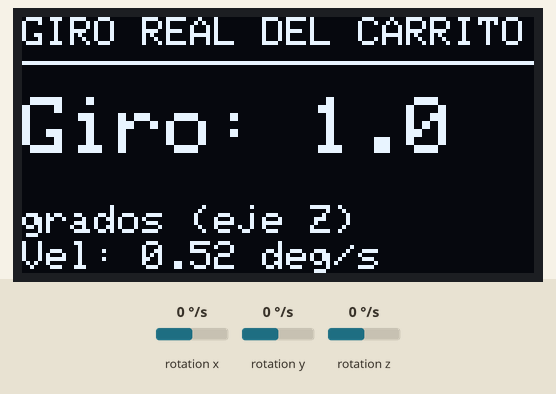
Recording of a sketch running on a simulated Arduino Uno, built with avr-gcc and run on an emulated ATmega328P. Shown: 128×64 one-colour display. Wiring (inferred from the names in the program): MPU-6050 motion sensor at I2C address 0x68. The test bench sets the inputs (shaded band); at power-on: rotation z 0 °/s, rotation x 0 °/s, rotation y 0 °/s. What the sketch prints to the serial monitor is not drawn.

Above: at 2.1 s.
2.2 s: rotation z set to -192 °/s
At 2.38 s:
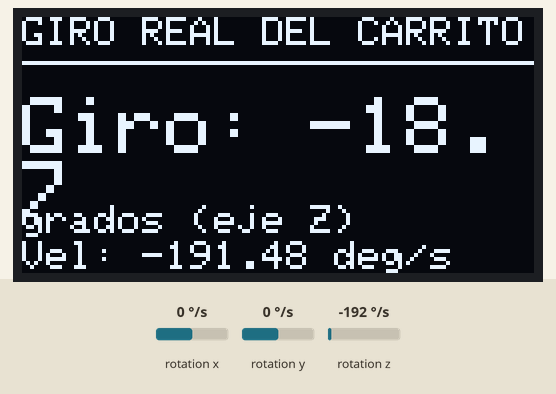
3.8 s: rotation z set to 0 °/s
At 4.1 s:
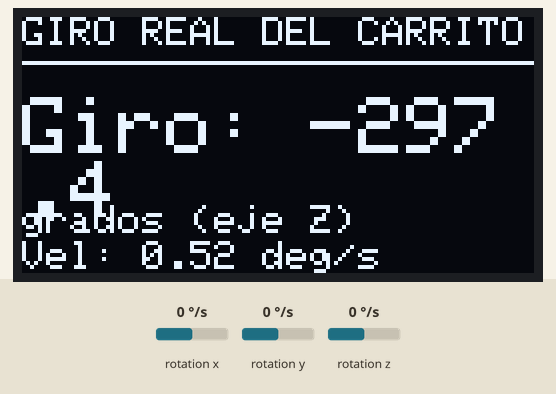
5.3 s: rotation z set to 11 °/s
At 5.39 s:
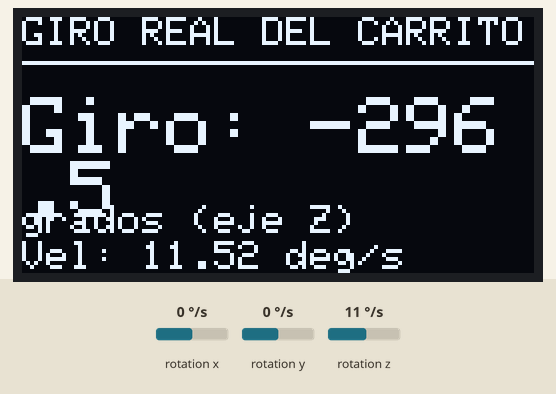
6.8 s: rotation x set to -192 °/s
At 8.09 s:
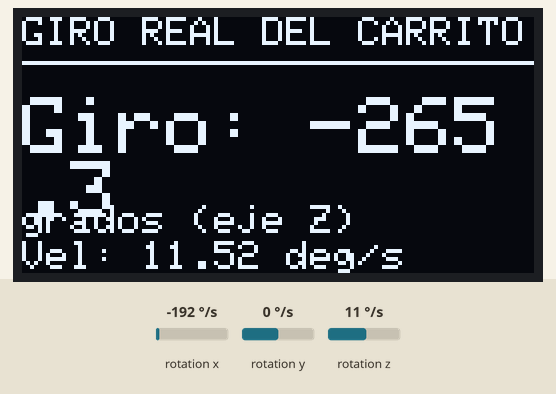
9.5 s: rotation y set to -192 °/s
At 9.76 s:
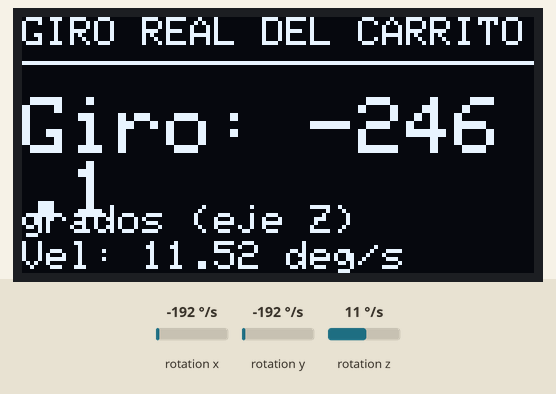

The sketch:

girooled.ino
```cpp
#include <Wire.h>
#include <Adafruit_GFX.h>
#include <Adafruit_SSD1306.h>

//configuración para la pantalla oled
#define SCREEN_WIDTH 128
#define SCREEN_HEIGHT 64
#define OLED_RESET -1
#define OLED_ADDRESS 0x3C

Adafruit_SSD1306 display(
  SCREEN_WIDTH,
  SCREEN_HEIGHT,
  &Wire,
  OLED_RESET
);

//configuración para el giroscopio MPU-6050

const byte MPU = 0x68;//dirección del giroscopio

//calibración al giroscopio al frente del carrito
const float OFFSET_GX = -325.397;
const float OFFSET_GY = -102.176;
const float OFFSET_GZ = -68.553;


const float SENSIBILIDAD_GIRO = 131.0;

//lo agarré del otro código
const float ZONA_MUERTA_DPS = 0.20;

//ángulo acumulado
float anguloX = 0.0;
float anguloY = 0.0;
float anguloZ = 0.0;

//variables para pode rmedir el tiempo
unsigned long tiempoAnterior = 0;
unsigned long tiempoAnteriorOLED = 0;

// funciones del giroscopio

void escribirRegistro(byte registro, byte valor) {
  Wire.beginTransmission(MPU);
  Wire.write(registro);
  Wire.write(valor);
  Wire.endTransmission(true);
}

void configurarMPU6050() {
  // Despierta el sensor.
  escribirRegistro(0x6B, 0x00);

  // Configura giroscopio en ±250 °/s.
  escribirRegistro(0x1B, 0x00);

  delay(100);
}

bool leerGiroscopioRaw(int16_t &gx, int16_t &gy, int16_t &gz) {
  Wire.beginTransmission(MPU);
  Wire.write(0x43);

  byte error = Wire.endTransmission(false);

  if (error != 0) {
    return false;
  }

  byte recibidos = Wire.requestFrom(MPU, (byte)6, (byte)true);

  if (recibidos != 6) {
    return false;
  }

  gx = (Wire.read() << 8) | Wire.read();
  gy = (Wire.read() << 8) | Wire.read();
  gz = (Wire.read() << 8) | Wire.read();

  return true;
}

float aplicarZonaMuerta(float velocidadDps) {
  if (velocidadDps > -ZONA_MUERTA_DPS &&
      velocidadDps < ZONA_MUERTA_DPS) {
    return 0.0;
  }

  return velocidadDps;
}

//funciones de la oled

void mostrarOLED(float gradosZ, float velocidadZ) {
  display.clearDisplay();

  display.setTextColor(SSD1306_WHITE);

  display.setTextSize(1);
  display.setCursor(0, 0);
  display.println(F("GIRO REAL DEL CARRITO"));

  display.drawLine(0, 11, 127, 11, SSD1306_WHITE);

  //el sensor lo llama z
  // yo lo rebrandee como giro xd
  display.setTextSize(2);
  display.setCursor(0, 20);
  display.print(F("Giro: "));
  display.print(gradosZ, 1);

  display.setTextSize(1);
  display.setCursor(0, 47);
  display.print(F("grados (eje Z)"));

  display.setCursor(0, 56);
  display.print(F("Vel: "));
  display.print(velocidadZ, 2);
  display.print(F(" deg/s"));

  display.display();
}

void mostrarErrorOLED(const __FlashStringHelper *mensaje) {
  display.clearDisplay();
  display.setTextColor(SSD1306_WHITE);

  display.setTextSize(1);
  display.setCursor(0, 20);
  display.println(F("ERROR:"));
  display.setCursor(0, 35);
  display.println(mensaje);

  display.display();
}

void setup() {
  Serial.begin(115200);

  //inicia el bus i2c
  Wire.begin();

  // inicia  pantalla oled
  if (!display.begin(SSD1306_SWITCHCAPVCC, OLED_ADDRESS)) {
    Serial.println(F("No se encontro el OLED"));

    while (true) {
      delay(100);
    }
  }

  display.clearDisplay();
  display.setTextColor(SSD1306_WHITE);
  display.setTextSize(1);
  display.setCursor(0, 20);
  display.println(F("Iniciando..."));
  display.display();

  configurarMPU6050();

  Serial.println(F("MPU-6050 iniciado"));
  Serial.println(F("OLED iniciado"));
  Serial.println(F("Eje Z = giro real del carrito"));

  tiempoAnterior = micros();

  delay(800);
}


void loop() {
  int16_t gxRaw;
  int16_t gyRaw;
  int16_t gzRaw;

  if (!leerGiroscopioRaw(gxRaw, gyRaw, gzRaw)) {
    Serial.println(F("Error leyendo MPU-6050"));
    mostrarErrorOLED(F("MPU-6050"));

    delay(500);
    return;
  }

  //aplicar los offsets y convertir de raw a °/s.
  float gxDps = (gxRaw - OFFSET_GX) / SENSIBILIDAD_GIRO;
  float gyDps = (gyRaw - OFFSET_GY) / SENSIBILIDAD_GIRO;
  float gzDps = (gzRaw - OFFSET_GZ) / SENSIBILIDAD_GIRO;

  //incluir mi zona muerta
  gxDps = aplicarZonaMuerta(gxDps);
  gyDps = aplicarZonaMuerta(gyDps);
  gzDps = aplicarZonaMuerta(gzDps);

  //tiempo entre cada lectura
  unsigned long tiempoActual = micros();
  float dt = (tiempoActual - tiempoAnterior) / 1000000.0;
  tiempoAnterior = tiempoActual;

  //velocidades para acumular ángulos
  anguloX += gxDps * dt;
  anguloY += gyDps * dt;
  anguloZ += gzDps * dt;

  //mostrar en monitor serie también
  Serial.print(F("X: "));
  Serial.print(anguloX, 2);
  Serial.print(F("°\tY: "));
  Serial.print(anguloY, 2);
  Serial.print(F("°\tZ: "));
  Serial.print(anguloZ, 2);

  Serial.print(F("\t| Velocidad Z: "));
  Serial.print(gzDps, 2);
  Serial.println(F(" °/s"));

  //actualiza el OLED 10 veces cada segundo
  if (millis() - tiempoAnteriorOLED >= 100) {
    tiempoAnteriorOLED = millis();

    //el giro de mi carrito
    mostrarOLED(anguloZ, gzDps);
  }

  delay(20);
}
```

leer_dos_colores.cpp
```cpp
#include <Wire.h>
#include <Adafruit_GFX.h>
#include <Adafruit_SSD1306.h>
#include "Adafruit_TCS34725.h"

// - Configuración para la pantalla OLED y multiplexor -
#define SCREEN_WIDTH 128
#define SCREEN_HEIGHT 64
#define OLED_RESET -1
#define OLED_ADDRESS 0x3C
#define TCA_ADDR 0x70

Adafruit_SSD1306 display(
  SCREEN_WIDTH,
  SCREEN_HEIGHT,
  &Wire,
  OLED_RESET
);

// - Dos sensores de color TCS34725 en el multiplexor -
Adafruit_TCS34725 tcs1 = Adafruit_TCS34725(TCS34725_INTEGRATIONTIME_50MS, TCS34725_GAIN_4X);
Adafruit_TCS34725 tcs2 = Adafruit_TCS34725(TCS34725_INTEGRATIONTIME_50MS, TCS34725_GAIN_4X);

// Definición del tipo de dato movida arriba para evitar el error del preprocesador
enum DominantChannel { RED_DOMINANT, GREEN_DOMINANT, BLUE_DOMINANT };

// Calibra este valor con tu sensor
const uint16_t BLACK_CLEAR_MAX = 300;   // clear por debajo de esto = negro

// Umbral para separar rojo de naranja (calibrado con tus lecturas)
// Rojo da ~0.06-0.08, naranja da ~0.24-0.28
const float ORANGE_MIN_RATIO = 0.16;    // (G - B) / R

// --- NUEVO: Umbrales para separar verde de amarillo cuando domina el verde ---
// Tus lecturas de verde: R/G = 0.57 - 0.79, B/G = 0.51 - 0.60
// El amarillo real tiene mucho rojo Y poco azul.
const float YELLOW_RG_STRONG = 0.85;    // R/G mayor a esto = amarillo seguro
const float YELLOW_RG_WEAK   = 0.75;    // R/G entre WEAK y STRONG = amarillo solo si hay poco azul
const float YELLOW_BG_MAX    = 0.50;    // B/G menor a esto = poco azul (típico del amarillo)

// Función para seleccionar el canal del multiplexor PCA9548A
void tcaselect(uint8_t i) {
  if (i > 7) return;
  Wire.beginTransmission(TCA_ADDR);
  Wire.write(1 << i);
  Wire.endTransmission();
}

DominantChannel get_dominant_channel(float red_value, float green_value, float blue_value) {
  if (red_value >= green_value && red_value >= blue_value) return RED_DOMINANT;
  if (green_value >= red_value && green_value >= blue_value) return GREEN_DOMINANT;
  return BLUE_DOMINANT;
}

const char* classify_red(float red_value, float green_value, float blue_value) {
  if (blue_value > 0.4 * red_value && blue_value > 0.6 * green_value) return "Pink";
  if (green_value > 0.7 * red_value) return "Yellow";

  // Qué tanto sobresale el verde sobre el azul, relativo al rojo
  float orange_ratio = (green_value - blue_value) / red_value;
  if (orange_ratio > ORANGE_MIN_RATIO) return "Orange";

  return "Red";
}

// --- MODIFICADO: ahora usa rojo Y azul para decidir entre verde y amarillo ---
const char* classify_green(float red_value, float green_value, float blue_value) {
  float rg = red_value  / green_value;   // cuánto rojo hay respecto al verde
  float bg = blue_value / green_value;   // cuánto azul hay respecto al verde

  // Amarillo claro: casi tanto rojo como verde
  if (rg > YELLOW_RG_STRONG) return "Yellow";

  // Zona dudosa: solo es amarillo si además tiene poco azul
  if (rg > YELLOW_RG_WEAK && bg < YELLOW_BG_MAX) return "Yellow";

  if (blue_value > 0.75 * green_value) return "Cyan";
  return "Green";
}

const char* classify_blue(float red_value, float green_value, float blue_value) {
  if (red_value > 0.75 * blue_value) return "Purple / Magenta";
  if (green_value > 0.75 * blue_value) return "Cyan";
  return "Blue";
}

const char* get_color_name(float red_value, float green_value, float blue_value, uint16_t clear_value) {
  float highest_channel = max(red_value, max(green_value, blue_value));
  float lowest_channel  = min(red_value, min(green_value, blue_value));
  float channel_spread  = highest_channel - lowest_channel;

  if (clear_value < BLACK_CLEAR_MAX) return "Black / Dark";
  if (channel_spread < 45) return "White";

  switch (get_dominant_channel(red_value, green_value, blue_value)) {
    case RED_DOMINANT:   return classify_red(red_value, green_value, blue_value);
    case GREEN_DOMINANT: return classify_green(red_value, green_value, blue_value);
    case BLUE_DOMINANT:  return classify_blue(red_value, green_value, blue_value);
  }
  return "Unknown";
}

void read_color(Adafruit_TCS34725 &sensor, uint8_t canal, float* red, float* green, float* blue, uint16_t* clear) {
  tcaselect(canal);
  uint16_t raw_red, raw_green, raw_blue;

  sensor.setInterrupt(false);  // encender luz del sensor
  delay(60);                   // espera de lectura (50ms)
  sensor.getRawData(&raw_red, &raw_green, &raw_blue, clear);
  sensor.setInterrupt(true);   // apagar luz del sensor

  if (*clear == 0) {
    *red = 0; *green = 0; *blue = 0;
    return;
  }
  *red   = (float)raw_red   / *clear * 255.0;
  *green = (float)raw_green / *clear * 255.0;
  *blue  = (float)raw_blue  / *clear * 255.0;
}

// --- NUEVO: imprime valores y proporciones por serie para calibrar ---
void imprimirDebug(const char* etiqueta, const char* nombre, float r, float g, float b, uint16_t c) {
  Serial.print(etiqueta);
  Serial.print(F(" -> "));
  Serial.print(nombre);
  Serial.print(F("  R:")); Serial.print((int)r);
  Serial.print(F(" G:"));  Serial.print((int)g);
  Serial.print(F(" B:"));  Serial.print((int)b);
  Serial.print(F(" C:"));  Serial.print(c);
  if (g > 0) {
    Serial.print(F("  R/G:")); Serial.print(r / g, 2);
    Serial.print(F(" B/G:"));  Serial.print(b / g, 2);
  }
  Serial.println();
}

// - Funciones de la OLED (Canal 4) -
void mostrarOLED(const char* name1, float r1, float g1, float b1, const char* name2, float r2, float g2, float b2) {
  tcaselect(4); // Seleccionar canal de la OLED
  display.clearDisplay();
  display.setTextColor(SSD1306_WHITE);

  // Sensor 1 (Canal 2)
  display.setTextSize(1);
  display.setCursor(0, 0);
  display.print(F("S1(C2): ")); display.println(name1);
  display.setCursor(0, 9);
  display.print(F("R:")); display.print((int)r1);
  display.print(F(" G:")); display.print((int)g1);
  display.print(F(" B:")); display.print((int)b1);

  display.drawLine(0, 29, 127, 29, SSD1306_WHITE);

  // Sensor 2 (Canal 3)
  display.setCursor(0, 34);
  display.print(F("S2(C3): ")); display.println(name2);
  display.setCursor(0, 43);
  display.print(F("R:")); display.print((int)r2);
  display.print(F(" G:")); display.print((int)g2);
  display.print(F(" B:")); display.print((int)b2);

  display.display();
}

void mostrarErrorOLED(const __FlashStringHelper *mensaje) {
  tcaselect(4);
  display.clearDisplay();
  display.setTextColor(SSD1306_WHITE);
  display.setTextSize(1);
  display.setCursor(0, 20);
  display.println(F("ERROR:"));
  display.setCursor(0, 35);
  display.println(mensaje);
  display.display();
}

void setup() {
  Serial.begin(115200);
  Wire.begin();

  // Inicializar OLED en Canal 4
  tcaselect(4);
  if (!display.begin(SSD1306_SWITCHCAPVCC, OLED_ADDRESS)) {
    Serial.println(F("No se encontro OLED en canal 4"));
    while (true) { delay(100); }
  }

  display.clearDisplay();
  display.setTextColor(SSD1306_WHITE);
  display.setTextSize(1);
  display.setCursor(0, 20);
  display.println(F("Iniciando sensores..."));
  display.display();

  // Inicializar Sensor 1 en Canal 2
  tcaselect(2);
  if (tcs1.begin()) {
    Serial.println(F("Sensor 1 encontrado en canal 2"));
  } else {
    Serial.println(F("No se encontro Sensor 1"));
    mostrarErrorOLED(F("Falta Sensor 1 (C2)"));
    while (1) { delay(100); }
  }

  // Inicializar Sensor 2 en Canal 3
  tcaselect(3);
  if (tcs2.begin()) {
    Serial.println(F("Sensor 2 encontrado en canal 3"));
  } else {
    Serial.println(F("No se encontro Sensor 2"));
    mostrarErrorOLED(F("Falta Sensor 2 (C3)"));
    while (1) { delay(100); }
  }

  delay(500);
}

void loop() {
  float r1, g1, b1, r2, g2, b2;
  uint16_t clear1, clear2;

  // Leer Sensor 1 (Canal 2)
  read_color(tcs1, 2, &r1, &g1, &b1, &clear1);
  const char* name1 = get_color_name(r1, g1, b1, clear1);

  // Leer Sensor 2 (Canal 3)
  read_color(tcs2, 3, &r2, &g2, &b2, &clear2);
  const char* name2 = get_color_name(r2, g2, b2, clear2);

  // Imprimir por puerto serie (con valores y proporciones para calibrar)
  imprimirDebug("S1", name1, r1, g1, b1, clear1);
  imprimirDebug("S2", name2, r2, g2, b2, clear2);

  // Mostrar ambos en la OLED (Canal 4)
  mostrarOLED(name1, r1, g1, b1, name2, r2, g2, b2);

  delay(500);
}
```
